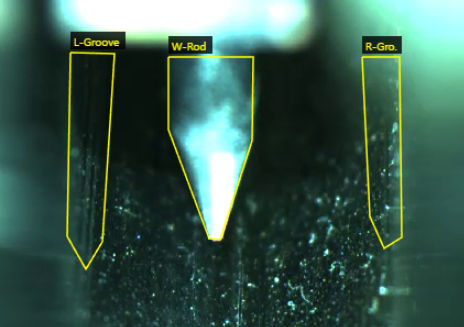
#> input picture GrooveRod_detection/예제 1.png, 464 x 327 px; its folder holds only this picture in this run
$ python -i DBSCAN_canny_pyqt6.py   (imports and definitions only)   (older library calls are emulated)
#> lines starting #> are read from the running program, lines starting #| are printed output that depends on the picture
import os
import cv2
import numpy as np
import random
from sklearn.cluster import DBSCAN
from PyQt6.QtWidgets import QApplication, QWidget, QLabel, QSlider, QPushButton, QVBoxLayout, QHBoxLayout, QGridLayout, QSpinBox
from PyQt6.QtCore import Qt, QTimer
from PyQt6.QtGui import QImage, QPixmap
import sys
from sklearn.linear_model import RANSACRegressor
from sklearn.preprocessing import PolynomialFeatures
from sklearn.pipeline import make_pipeline
# from phasepack import phasecong

# videos_path = "/Users/kseni/Downloads/kakao/Robot REC/"
videos_path = "D:/ML_DL_AI_stuff/!!DoosanWelding2025/data/"
# [1 line that did not run here, left out]
# this_video_path = os.path.join(videos_path, "rb_test8.mp4")  # "rb_test7.mp4")  # "rb6.360mm & 30d.mp4"

# [1 line not run here, left out]
# [1 line that did not run here, left out]

frame_paused = False
frame_pos = 0
residual_thresh = 15
last_good_center = None
last_good_index = None
smoothed_line_x = None  # the center line which should be groove center

# ############################
cluster_history = []
MAX_HISTORY = 5
num_clusters_to_ex = 2

# here will be the code for the joint line detection
# [14 lines left out: function detect_joint_line_fast0, not called in this run]
def detect_joint_line_fast(gray):
    clahe = cv2.createCLAHE(clipLimit=3.0, tileGridSize=(8, 8))
    enhanced = clahe.apply(gray)

    vertical_kernel = np.array([[-1], [-1], [4], [-1], [-1]], dtype=np.float32)
    line_enhanced = cv2.filter2D(enhanced, -1, vertical_kernel)

    _, binary = cv2.threshold(line_enhanced, 30, 255, cv2.THRESH_BINARY)

    vertical = cv2.getStructuringElement(cv2.MORPH_RECT, (1, 15))
    clean = cv2.morphologyEx(binary, cv2.MORPH_OPEN, vertical)

    h, w = clean.shape
    center_weight = np.exp(-((np.arange(w) - w // 2) ** 2) / (2 * (w * 0.1) ** 2))
    clean = (clean * center_weight.astype(np.uint8)).astype(np.uint8)

    return clean
# [98 lines left out: functions detect_join_line_by_edges, detect_join_line_by_black_column, detect_vertical_join_line_ransac, smooth_vertical_line, not called in this run]


def get_cluster_centers(clusters):
    return [np.mean(c.reshape(-1, 2), axis=0) for c in clusters]

# [46 lines left out: functions find_consistent_cluster_index, extract_all_clusters, ransac_polynomial_curve, find_lowest_point, not called in this run]

previous_bottom = None  # define globally
# [99 lines left out: functions find_lowest_point_smooth, process_frame, not called in this run]


class SliderWindow(QWidget):
    # [33 lines left out: function __init__, not called in this run]

class VideoApp(QWidget):
    # [26 lines left out: function __init__, not called in this run]

    def update_params(self):
        for name, slider in self.slider_refs.items():
            self.params[name] = max(1, slider.value())

    def toggle_play(self):
        global frame_paused
        frame_paused = not frame_paused

    # [4 lines left out: function set_frame, not called in this run]

    def set_residual_threshold(self, value):
        global residual_thresh
        residual_thresh = value

    # [21 lines left out: functions next_frame, keyPressEvent, not called in this run]

# [5 lines not run here, left out]

>>> import cv2
>>> picture = cv2.imread('GrooveRod_detection/예제 1.png', cv2.IMREAD_GRAYSCALE)
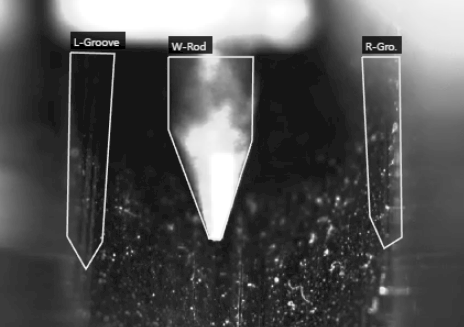
#> picture: shape (327, 464); min 0, max 255, mean 82.3
>>> result = detect_joint_line_fast(picture)
#> in detect_joint_line_fast, `enhanced = clahe.apply(gray)`:
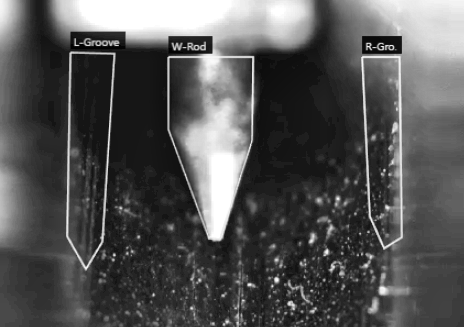
#> enhanced: shape (327, 464); min 2, max 255, mean 84.4
#> in detect_joint_line_fast, `line_enhanced = cv2.filter2D(enhanced, -1, vertical_kernel)`:
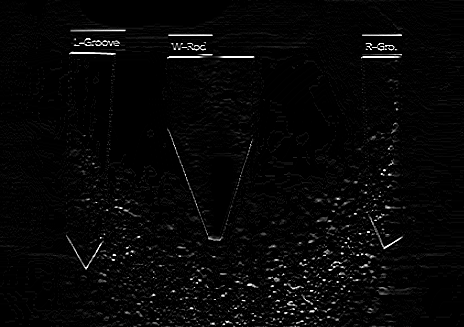
#> line_enhanced: shape (327, 464); min 0, max 255, mean 6.9
#> in detect_joint_line_fast, `_, binary = cv2.threshold(line_enhanced, 30, 255, cv2.THRESH_BINARY)`:
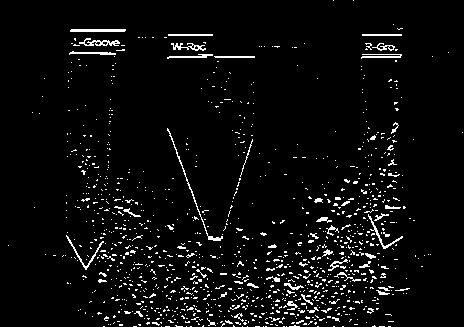
#> binary: shape (327, 464); 4.6% white in thin lines or dots
#> in detect_joint_line_fast, `clean = cv2.morphologyEx(binary, cv2.MORPH_OPEN, vertical)`: clean: shape (327, 464); every value is 0

$ run again, on GrooveRod_detection/예제 2.png
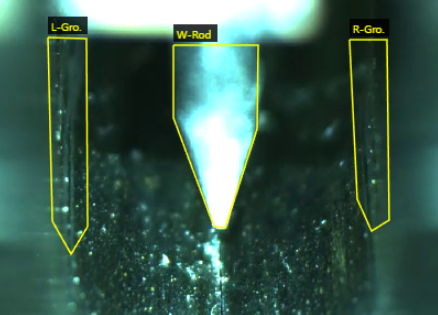
#> input picture GrooveRod_detection/예제 2.png, 438 x 315 px
#> in detect_joint_line_fast, `enhanced = clahe.apply(gray)`:
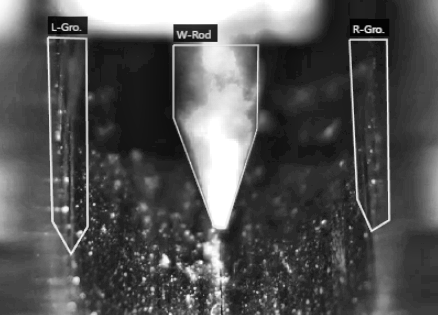
#> enhanced: shape (315, 438); min 1, max 255, mean 84.4
#> in detect_joint_line_fast, `_, binary = cv2.threshold(line_enhanced, 30, 255, cv2.THRESH_BINARY)`:
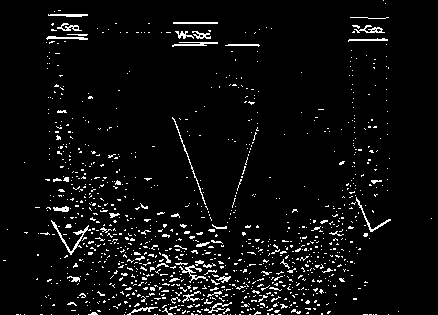
#> binary: shape (315, 438); 5% white in thin lines or dots
#> clean: shape (315, 438); every value is 0
